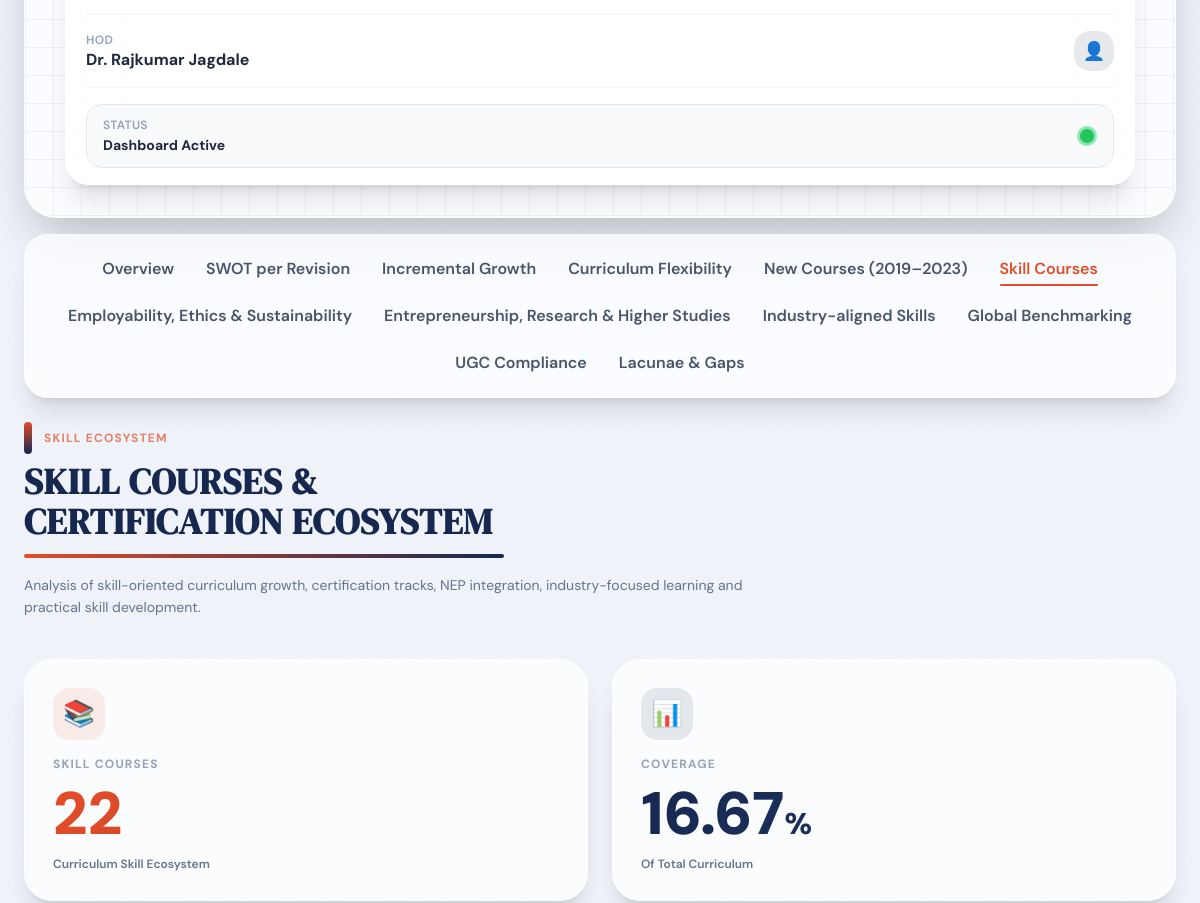
Page /skill-courses/ (middle part) on the earlier database version.
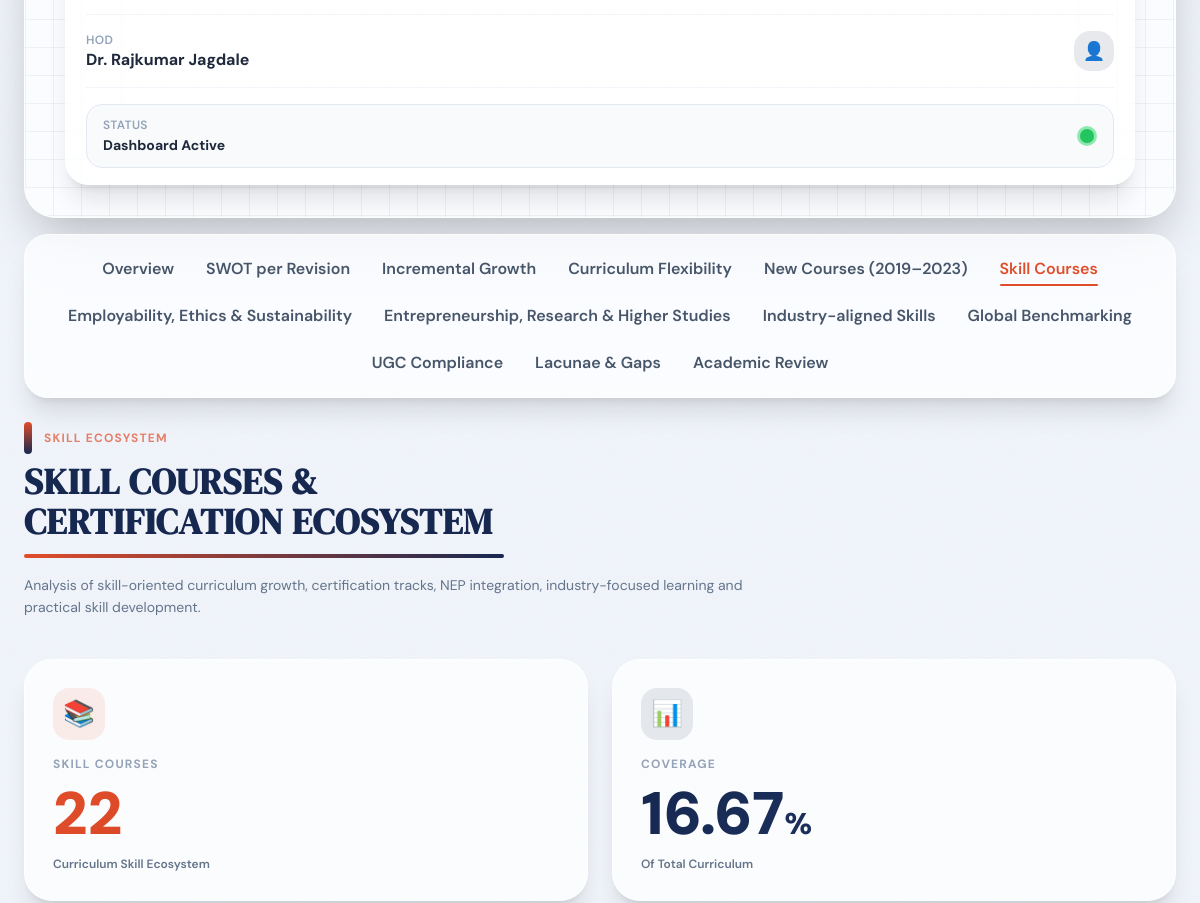
Same page on the later database version.
### core/models.py (models this page shows, shortened)
class NavigationItem(models.Model):
    title = models.CharField(max_length=100)
    url_name = models.CharField(max_length=100)
    display_order = models.PositiveIntegerField(default=0)
    is_active = models.BooleanField(default=True)
    class Meta:
        ordering = ['display_order']

### core/views.py (the view)
# urls.py: path('skill-courses/', skill_courses, name='skill_courses'),
def skill_courses(request):
    summary = SkillSummary.objects.first()
    growth = SkillGrowth.objects.all()
    tracks = CertificationTrack.objects.all()
    context = {
        "summary": summary,
        "growth": growth,
        "tracks": tracks
    }
    return render(
        request,
        "dashboard/skill_courses.html",
        context
    )

### core/context_processors.py (called while the page is built)
def site_settings(request):
    settings = SiteSettings.objects.first()
    navigation = NavigationItem.objects.filter(
        is_active=True
    )
    return {
        "site_settings": settings,
        "navigation_items": navigation
    }

### templates/dashboard/skill_courses.html (shortened to what this page needs)
{% extends "base.html" %}
{% block content %}
<div class="mb-10 section-head">
    <div class="flex items-center gap-3 mb-2">
        <div class="w-2 h-8 rounded-full bg-gradient-to-b from-primary to-secondary"></div>
        <span class="text-xs font-bold uppercase tracking-widest text-primary/70">Skill Ecosystem</span>
    </div>
    <h2 class="text-2xl md:text-4xl font-black uppercase tracking-wide text-secondary leading-tight" style="font-family:'DM Serif Display',serif;">
        Skill Courses &<br class="hidden md:block"> Certification Ecosystem
    </h2>
    <div class="mt-3 h-1 rounded-full bg-gradient-to-r from-primary to-secondary accent-bar"></div>
    <p class="mt-4 text-slate-500 max-w-3xl text-sm leading-relaxed">
        Analysis of skill-oriented curriculum growth, certification tracks,
        NEP integration, industry-focused learning and practical skill development.
    </p>
</div>
<div class="grid grid-cols-1 md:grid-cols-2 xl:grid-cols-4 gap-6">
    <div class="kpi-card lift relative rounded-[28px] bg-white/75 backdrop-blur-xl border border-white/60 p-7 shadow-xl overflow-hidden group">
        <div class="absolute -top-5 -right-5 w-24 h-24 rounded-full bg-primary/8 blur-2xl group-hover:bg-primary/14 transition-all duration-500"></div>
        <div class="icon-ring bg-primary/10 mb-4">📚</div>
        <p class="uppercase tracking-widest text-xs text-slate-400 font-bold">Skill Courses</p>
        <h2 class="mt-3 text-6xl font-black num-primary leading-none counter-pop">{{ summary.total_skill_courses }}</h2>
        <p class="mt-3 text-xs text-slate-500 font-semibold">Curriculum Skill Ecosystem</p>
    </div>
    <div class="kpi-card lift relative rounded-[28px] bg-white/75 backdrop-blur-xl border border-white/60 p-7 shadow-xl overflow-hidden group">
        <div class="absolute -top-5 -right-5 w-24 h-24 rounded-full bg-secondary/8 blur-2xl group-hover:bg-secondary/14 transition-all duration-500"></div>
        <div class="icon-ring bg-secondary/10 mb-4">📊</div>
        <p class="uppercase tracking-widest text-xs text-slate-400 font-bold">Coverage</p>
        <h2 class="mt-3 text-6xl font-black num-secondary leading-none counter-pop">{{ summary.percentage_of_curriculum }}<span class="text-3xl">%</span></h2>
        <p class="mt-3 text-xs text-slate-500 font-semibold">Of Total Curriculum</p>
    </div>
</div>
{% endblock %}

### templates/base.html (shortened to what this page needs)
{% load static %}
<!doctype html>
<html lang="en">
<head>
    <script src="https://cdn.tailwindcss.com"></script>
</head>
<body class="min-h-screen">
    <section class="max-w-7xl mx-auto px-4 sm:px-6 pt-6">
        <div class="hero-enter hover-lift glass shadow-2xl rounded-[32px] overflow-hidden" style="position:relative;">
            <div class="absolute inset-0 grid-texture pointer-events-none opacity-100 rounded-[32px]"></div>
            <div class="relative px-6 py-6 md:px-10 md:py-8">
                <div class="flex flex-col xl:flex-row xl:items-start xl:justify-between gap-8">
                    <div class="w-full xl:w-[290px] shrink-0">
                        <div class="glass shadow-xl rounded-3xl overflow-hidden border border-white/60">
                            <div class="px-5 py-4 space-y-4">
                                <div class="border-t border-slate-100"></div>
                                <div class="flex items-center justify-between gap-3">
                                    <div>
                                        <p class="text-xs font-semibold uppercase tracking-wide text-slate-400">HOD</p>
                                        <h3 class="mt-0.5 text-base font-bold text-slate-800 leading-tight">
                                            {{ site_settings.hod_name }}
                                        </h3>
                                    </div>
                                    <div class="w-10 h-10 rounded-2xl bg-secondary/10 flex items-center justify-center text-lg shrink-0" data-tooltip="Head of Department">
                                        👤
                                    </div>
                                </div>
                                <div class="border-t border-slate-100"></div>
                                <div class="flex items-center justify-between rounded-2xl bg-slate-50 border border-slate-200 px-4 py-3">
                                    <div>
                                        <p class="text-xs uppercase tracking-wide text-slate-400 font-semibold">Status</p>
                                        <h4 class="font-bold text-slate-800 text-sm mt-0.5">Dashboard Active</h4>
                                    </div>
                                    <div class="relative flex items-center justify-center w-5 h-5">
                                        <span class="relative w-3.5 h-3.5 rounded-full bg-green-500 block shadow-sm"></span>
                                    </div>
                                </div>
                            </div>
                        </div>
                    </div>
                </div>
            </div>
        </div>
    </section>
    <section class="max-w-7xl mx-auto px-4 sm:px-6 pt-4 pb-6">
        <div class="nav-enter glass shadow-xl rounded-3xl px-6 py-4">
            <div class="hidden md:flex items-center justify-center flex-wrap gap-x-8 gap-y-3">
                {% for item in navigation_items %}
                    {% if item.is_active %}
                        <a
                            href="{% url item.url_name %}"
                            class="nav-link {% if request.resolver_match.url_name == item.url_name %}active{% endif %}"
                        >
                            {{ item.title }}
                        </a>
                    {% endif %}
                {% endfor %}
            </div>
        </div>
    </section>
    <main class="max-w-7xl mx-auto px-4 sm:px-6 pb-16">
        {% block content %}{% endblock %}
    </main>
</body>
</html>

Differences in the rows shown:
added NavigationItem: title "Academic Review"
